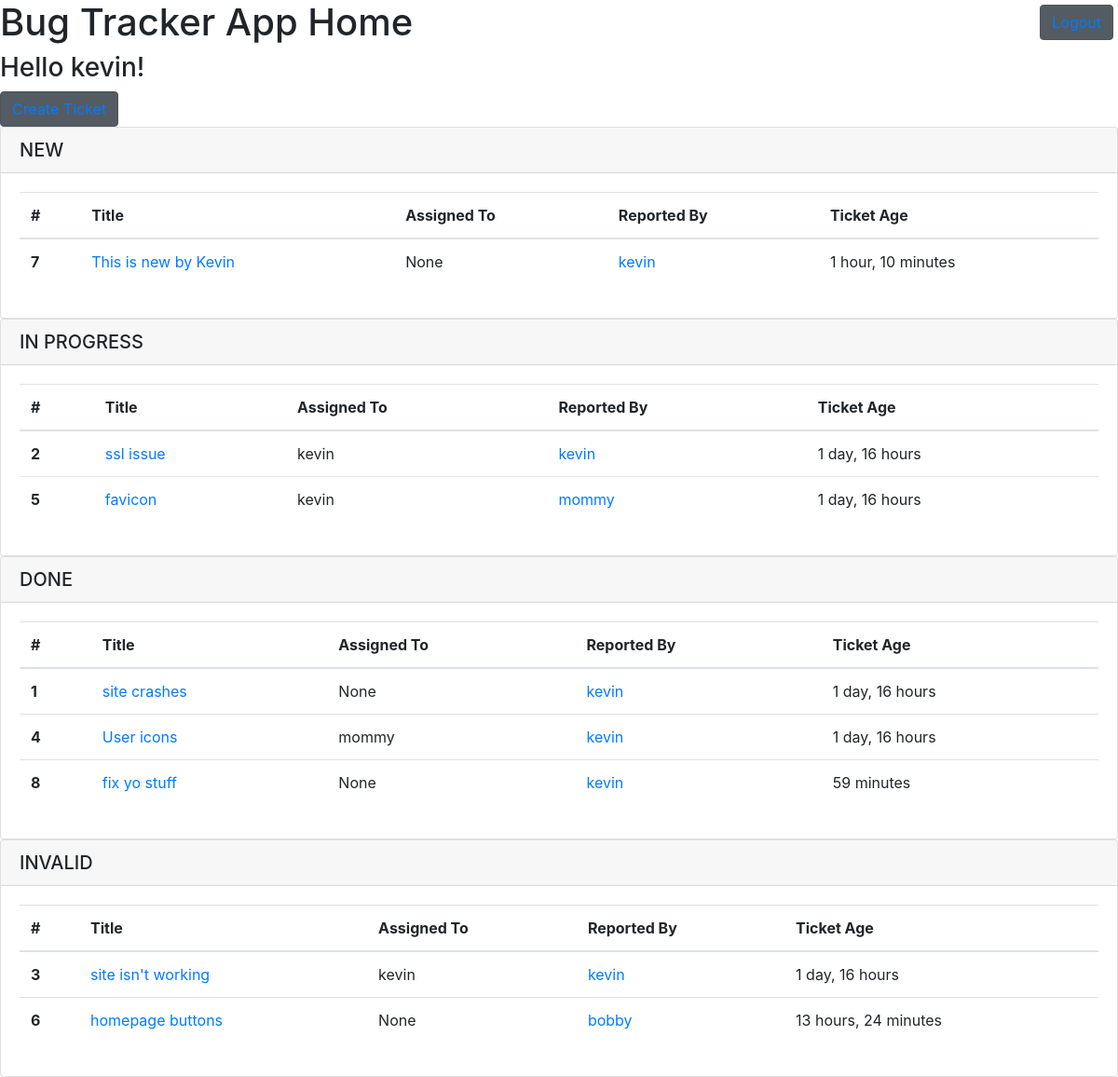
Screenshot of / (signed in) with the database file from the repository.
### customuser_app/models.py (models this page shows)
class CustomUserModel(AbstractUser):
    displayname = models.CharField(max_length=90, blank=True, null=True)
    REQUIRED_FIELDS = ['displayname']
    def __str__(self):
        return self.username

### bugtracker_app/models.py (models this page shows, shortened)
class Ticket(models.Model):
    class StatusChoices(models.TextChoices):
        NEW = 'New',
        IN_PROGRESS = 'In Progress',
        DONE = 'Done',
        INVALID = 'Invalid',
    title = models.CharField(max_length=90)
    time_submitted = models.DateTimeField(
        default=now, editable=False)
    description = models.TextField(max_length=255)
    createdby = models.ForeignKey(
        CustomUserModel, null=True, on_delete=models.CASCADE, related_name='createdby')
    status = models.CharField(
        max_length=32,
        choices=StatusChoices.choices,
        default=StatusChoices.NEW
    )
    assignedto = models.ForeignKey(
        CustomUserModel, null=True, default=None, on_delete=models.CASCADE, related_name='assignedto')
    completedby = models.ForeignKey(
        CustomUserModel, blank=True, null=True, default=None, on_delete=models.CASCADE, related_name='completedby')
    class Meta:
        unique_together = ['title', 'description']

### bugtracker_app/views.py (the view)
# urls.py: path('', views.index_view, name='homepage'),
def index_view(request):
    new_tickets = Ticket.objects.filter(status='New')
    done_tickets = Ticket.objects.filter(status='Done')
    in_progress_tickets = Ticket.objects.filter(status='In Progress')
    invalid_tickets = Ticket.objects.filter(status='Invalid')
    now = timezone.now()
    return render(request, 'index.html', {"new_tickets": new_tickets, "done_tickets": done_tickets, "in_progress_tickets": in_progress_tickets, "invalid_tickets": invalid_tickets, "now": now})

### templates/index.html (shortened to what this page needs)
{% extends 'base.html' %}
{% block content %}
<h1>Bug Tracker App Home</h1>
{% if user.is_authenticated %}
<h3>Hello {{ user.username }}!</h3>
<button type="button" class="btn btn-secondary active"><a href='{% url 'addticket'%}'>Create Ticket</a></button>
<span class="nav justify-content-end" style="position:absolute; top:5px; right:5px;">
<button type="button" class="btn btn-secondary active"><a href="/logout/">Logout</a></button>
</span>
  <div class="card">
    <h5 class="card-header">NEW</h5>
      <div class="card-body">
        <table class="table">
          <thead>
            <tr>
              <th scope="col">#</th>
              <th scope="col">Title</th>
              <th scope="col">Assigned To</th>
              <th scope="col">Reported By</th>
              <th scope="col">Ticket Age</th>
            </tr>
          </thead>
          <tbody>
            {% for ticket in new_tickets %}
            <tr>
              <th scope="row">{{ticket.id}}</th>
                <td><a href="{% url 'ticketdetail' ticket.id %}">{{ticket.title}}</a></td>
                <td>{{ticket.assignedto}}</td>
                <td><a href="{% url 'userticketlist' ticket.createdby %}">{{ticket.createdby}}</a></td>
                <td>{{ ticket.time_submitted|timesince:now }}</td>
            </tr>
            {% endfor %}
          </tbody>
        </table>
      </div>
  </div>
  <div class="card">
    <h5 class="card-header">IN PROGRESS</h5>
      <div class="card-body">
        <table class="table">
          <thead>
            <tr>
              <th scope="col">#</th>
              <th scope="col">Title</th>
              <th scope="col">Assigned To</th>
              <th scope="col">Reported By</th>
              <th scope="col">Ticket Age</th>
            </tr>
          </thead>
          <tbody>
            {% for ticket in in_progress_tickets %}
            <tr>
              <th scope="row">{{ticket.id}}</th>
                <td><a href="{% url 'ticketdetail' ticket.id %}">{{ticket.title}}</a></td>
                <td>{{ticket.assignedto}}</td>
                <td><a href="{% url 'userticketlist' ticket.createdby %}">{{ticket.createdby}}</a></td>
                <td>{{ ticket.time_submitted|timesince:now }}</td>
            </tr>
            {% endfor %}
          </tbody>
        </table>
      </div>
  </div>
  <div class="card">
    <h5 class="card-header">DONE</h5>
      <div class="card-body">
        <table class="table">
          <thead>
            <tr>
              <th scope="col">#</th>
              <th scope="col">Title</th>
              <th scope="col">Assigned To</th>
              <th scope="col">Reported By</th>
              <th scope="col">Ticket Age</th>
            </tr>
          </thead>
          <tbody>
            {% for ticket in done_tickets %}
            <tr>
              <th scope="row">{{ticket.id}}</th>
                <td><a href="{% url 'ticketdetail' ticket.id %}">{{ticket.title}}</a></td>
                <td>{{ticket.assignedto}}</td>
                <td><a href="{% url 'userticketlist' ticket.createdby %}">{{ticket.createdby}}</a></td>
                <td>{{ ticket.time_submitted|timesince:now }}</td>
            </tr>
            {% endfor %}
          </tbody>
        </table>
      </div>
  </div>
  <div class="card">
    <h5 class="card-header">INVALID</h5>
      <div class="card-body">
        <table class="table">
          <thead>
            <tr>
              <th scope="col">#</th>
              <th scope="col">Title</th>
              <th scope="col">Assigned To</th>
              <th scope="col">Reported By</th>
              <th scope="col">Ticket Age</th>
            </tr>
          </thead>
          <tbody>
            {% for ticket in invalid_tickets %}
            <tr>
              <th scope="row">{{ticket.id}}</th>
                <td><a href="{% url 'ticketdetail' ticket.id %}">{{ticket.title}}</a></td>
                <td>{{ticket.assignedto}}</td>
                <td><a href="{% url 'userticketlist' ticket.createdby %}">{{ticket.createdby}}</a></td>
                <td>{{ ticket.time_submitted|timesince:now }}</td>
            </tr>
            {% endfor %}
          </tbody>
        </table>
      </div>
  </div>
{% else %}
<h4>You are not logged in</h4>
<p>Please <a href="{% url 'loginpage' %}">login</a> to continue.</p>
{% endif %}
{% endblock %}

### rows the page displays
CustomUserModel: username "kevin"
Ticket: id "7", title "This is new by Kevin", assignedto "None", createdby "kevin", time_submitted "1 hour, 10 minutes"
Ticket: id "2", title "ssl issue", assignedto "kevin", createdby "kevin", time_submitted "1 day, 16 hours"
Ticket: id "5", title "favicon", assignedto "kevin", createdby "mommy", time_submitted "1 day, 16 hours"
Ticket: id "1", title "site crashes", assignedto "None", createdby "kevin", time_submitted "1 day, 16 hours"
Ticket: id "4", title "User icons", assignedto "mommy", createdby "kevin", time_submitted "1 day, 16 hours"
Ticket: id "8", title "fix yo stuff", assignedto "None", createdby "kevin", time_submitted "59 minutes"
Ticket: id "3", title "site isn't working", assignedto "kevin", createdby "kevin", time_submitted "1 day, 16 hours"
Ticket: id "6", title "homepage buttons", assignedto "None", createdby "bobby", time_submitted "13 hours, 24 minutes"
